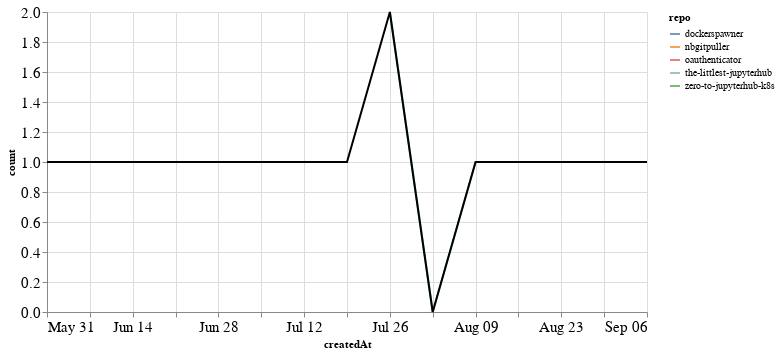

Source (notebook cell):
### Markdown cell above
## PRs

### Code cell
prs_time = prs.groupby('repo').resample('W', on='createdAt').count()['author'].reset_index()
prs_time = prs_time.rename(columns={'author': 'count'})
prs_time_total = prs_time.groupby('createdAt').agg({"count": "sum"}).reset_index()

ch1 = alt.Chart(prs_time, width=600).mark_line().encode(
    x='createdAt',
    y='count',
    color='repo',
    tooltip="repo"
)

ch2 = alt.Chart(prs_time_total, width=600).mark_line(color="black").encode(
    x='createdAt',
    y='count',
)

ch1 + ch2

### Figure 1 — Vega-Lite specification as saved in the notebook (floating-point values rounded to 4 significant figures)
{"config": {"axisLeft": {"labelFontSize": 15}, "axisBottom": {"labelFontSize": 15}}, "layer": [{"data": {"name": "data-5b7605809313d83a5cebd67ebd74cbbf"}, "mark": "line", "encoding": {"color": {"type": "nominal", "field": "repo"}, "tooltip": {"type": "nominal", "field": "repo"}, "x": {"type": "temporal", "field": "createdAt"}, "y": {"type": "quantitative", "field": "count"}}, "width": 600}, {"data": {"name": "data-38d945a18dd5ac899b310f37393fa79b"}, "mark": {"type": "line", "color": "black"}, "encoding": {"x": {"type": "temporal", "field": "createdAt"}, "y": {"type": "quantitative", "field": "count"}}, "width": 600}], "$schema": "https://vega.github.io/schema/vega-lite/v4.8.1.json", "datasets": {"data-5b7605809313d83a5cebd67ebd74cbbf": [{"repo": "dockerspawner", "createdAt": "2020-06-28T00:00:00", "count": 1}, {"repo": "nbgitpuller", "createdAt": "2020-07-19T00:00:00", "count": 1}, {"repo": "oauthenticator", "createdAt": "2020-09-06T00:00:00", "count": 1}, {"repo": "the-littlest-jupyterhub", "createdAt": "2020-07-26T00:00:00", "count": 2}, {"repo": "the-littlest-jupyterhub", "createdAt": "2020-08-02T00:00:00", "count": 0}, {"repo": "the-littlest-jupyterhub", "createdAt": "2020-08-09T00:00:00", "count": 1}, {"repo": "zero-to-jupyterhub-k8s", "createdAt": "2020-05-31T00:00:00", "count": 1}], "data-38d945a18dd5ac899b310f37393fa79b": [{"createdAt": "2020-05-31T00:00:00", "count": 1}, {"createdAt": "2020-06-28T00:00:00", "count": 1}, {"createdAt": "2020-07-19T00:00:00", "count": 1}, {"createdAt": "2020-07-26T00:00:00", "count": 2}, {"createdAt": "2020-08-02T00:00:00", "count": 0}, {"createdAt": "2020-08-09T00:00:00", "count": 1}, {"createdAt": "2020-09-06T00:00:00", "count": 1}]}}
